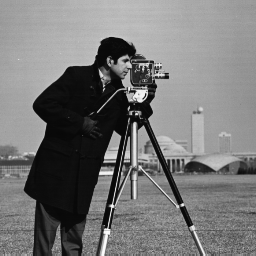
#> input picture Fotos/cameraman.png, 256 x 256 px, found by its file name
$ python 10_planos_bit.py
#> lines starting #> are read from the running program, lines starting #| are printed output that depends on the picture
import cv2
import numpy as np

# Read image
img = cv2.imread(
    "/Users/pyanezs/Documents/procesamiento-imagenes/Fotos/cameraman.png")
#> img is the input picture: shape (256, 256, 3); min 7, max 253, mean 118.7

# Select channel 0
img = img[:,:,0]
#> img: shape (256, 256)
for k in range(0, 8):
    plane = np.full((img.shape[0], img.shape[1]), 2 ** k, np.uint8)
    res = plane & img
    x = res * 255

    cv2.imshow("plane", x)
    cv2.waitKey(0)
#> this loop made 8 passes
#> pass 1, `res = plane & img`:
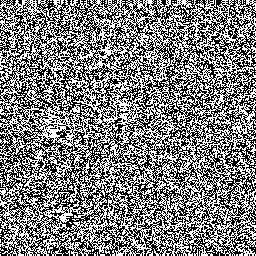
#> res: shape (256, 256); values 0 (black) and 1 (white), 49.7% white in thin lines or dots
#> pass 2, `res = plane & img`:
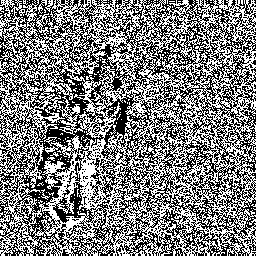
#> res: shape (256, 256); values 0 (black) and 2 (white), 49.6% white in thin lines or dots
